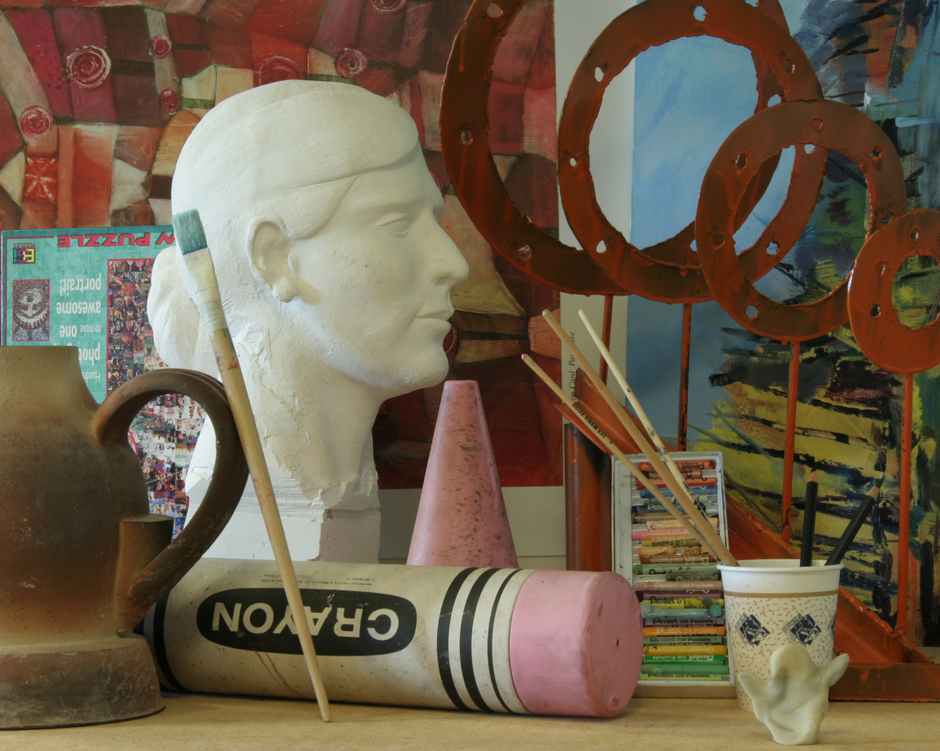
#> input picture StereoMatchingTestings 2/Art/view1.png, 940 x 751 px, shrunk from 1390 x 1110 before the run
$ python main.py
#> lines starting #> are read from the running program, lines starting #| are printed output that depends on the picture; long printed decimals are rounded
### StereoMatchingTestings 2/psnr_cal.py
from PIL import Image
import numpy
import math

def psnr(img1, img2):
    mse = numpy.mean( ((img1 - img2)) ** 2 )
    if mse == 0:
        return 'INF'
    PIXEL_MAX = 255.0
    return 20 * math.log10(PIXEL_MAX / math.sqrt(mse))

def test(img1path,img2path):

    gt_img = numpy.array(Image.open(img1path),dtype=float)

    pred_img = numpy.array(Image.open(img2path),dtype=float)

# When calculate the PSNR:
# 1.) The pixels in ground-truth disparity map with '0' value will be neglected.
# 2.) The left part region (1-250 columns) of view1 is not included as there is no
#   corresponding pixels in the view5.
    [h,l] = gt_img.shape
    gt_img = gt_img[:, 250:l]
    pred_img = pred_img[:, 250:l]
    pred_img[gt_img==0]= 0

    peaksnr = psnr(pred_img,gt_img)
    print('The Peak-SNR value is %0.4f \n', peaksnr)

# [2 lines that do not run on import are left out]

### StereoMatchingTestings 2/main.py
from signal import Sigmasks
from sre_constants import IN_LOC_IGNORE
import psnr_cal
import numpy as np
import cv2 as cv
from matplotlib import pyplot as plt

def drawlines(imgL,imgR,lines,pts1,pts2):
    r,c = imgL.shape
    imgL = cv.cvtColor(imgL,cv.COLOR_GRAY2BGR)
    imgR = cv.cvtColor(imgR,cv.COLOR_GRAY2BGR)
    np.random.seed(0)

    for r,pt1,pt2 in zip(lines,pts1,pts2):
        color = tuple(np.random.randint(0,255,3).tolist())

        #x0,y0 = map(int, [0, -r[2]/r[1] ])
        #x1,y1 = map(int, [c, -(r[2]+r[0]*c)/r[1] ])

        #img1 = cv.line(img1, (x0,y0), (x1,y1), color,1)
        imgL = cv.circle(imgL,tuple(pt1),5,color,-1)
        imgR = cv.circle(imgR,tuple(pt2),5,color,-1)

        # print("p1:" +str(imgL[pt1[0]][pt1[1]]))
        # print("p2:" + str(imgR[pt2[0]][pt2[1]]))
        # print("dis:" + str(imgL[pt1[0]][pt1[1]] - imgR[pt2[0]][pt2[1]]))

    return imgL,imgR


def main():

    test_imgs = ["Art", "Dolls", "Reindeer"]

    for index in range(3):
        ln = "./"+test_imgs[index]+"/view1.png"
        imgL = cv.imread(ln,0)
#> imgL: shape (751, 940); min 3, max 244, mean 97.4

        rn = "./"+test_imgs[index]+"/view5.png"
        imgR = cv.imread(rn,0)
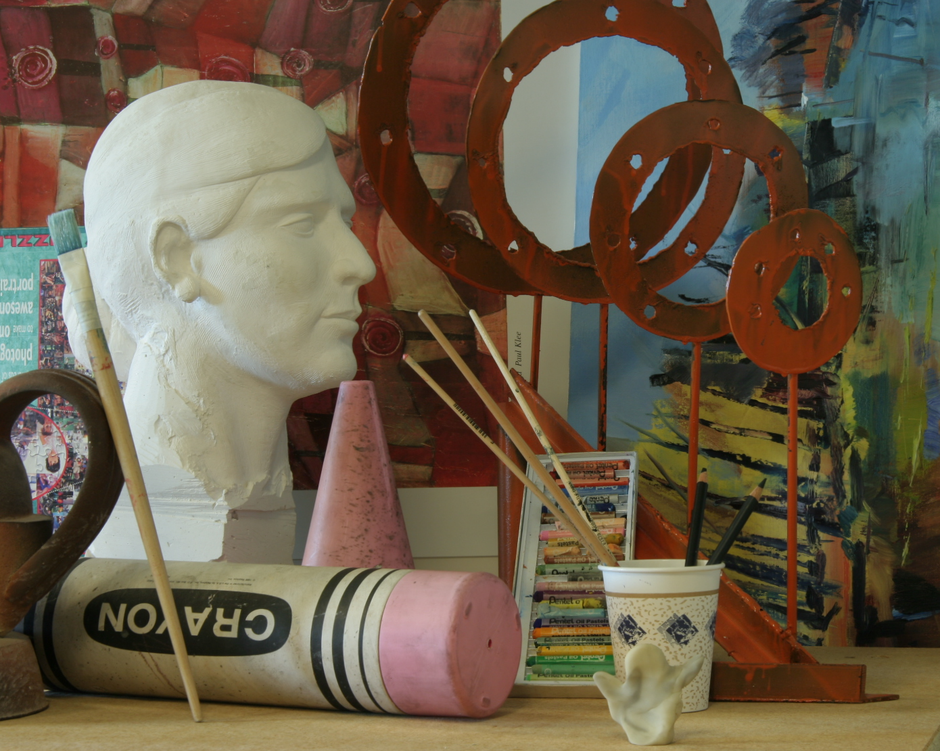
#> input picture StereoMatchingTestings 2/Art/view5.png, 940 x 751 px, shrunk from 1390 x 1110 before the run
#> imgR: shape (751, 940); min 2, max 237, mean 94.9

        dn = "./"+test_imgs[index]+"/disp2.png"
        gtn = "./"+test_imgs[index]+"/disp1.png"

        unl = "./"+test_imgs[index]+"/undistorted_L.png"
        unr = "./"+test_imgs[index]+"/undistorted_R.png"


        sift = cv.SIFT_create()
        # [9 lines of commented-out code are left out]

        keyPoint1, descriptor1 = sift.detectAndCompute(imgL,None)
#> keyPoint1 = 2754 keypoints; strongest (x, y, size): (199, 467, 25.6), (849, 285, 2.2), (850, 283, 2.2), (160, 187, 17)
        keyPoint2, descriptor2 = sift.detectAndCompute(imgR,None)
#> keyPoint2 = 2407 keypoints; strongest (x, y, size): (472, 313, 4.8), (49, 410, 2.1), (250, 617, 5.2), (49, 415, 1.8)

        # [20 lines of commented-out code are left out]
        FLANN_INDEX_KDTREE = 1
        index_params = dict(algorithm = FLANN_INDEX_KDTREE, trees = 5)
        search_params = dict(checks=50)

        flann = cv.FlannBasedMatcher(index_params,search_params)
        matches = flann.knnMatch(descriptor1,descriptor2,k=2)
#> matches = 2754 matches

        psL = []
        psR = []
        # good =[]
        # ratio test as per Lowe's paper
        for i,(m,n) in enumerate(matches):
            if m.distance < 0.8*n.distance:
                # good.append([m])
                psR.append(keyPoint2[m.trainIdx].pt)
                psL.append(keyPoint1[m.queryIdx].pt)
#> after the loop, psL = 759 pairs, first value 13.89 to 937.1, second value 2.34 to 736.6; psR = 759 pairs, first value 5.24 to 882.7, second value 2.47 to 736.8

        psL = np.int32(psL)
#> psL = 759 pairs, first value 13 to 937, second value 2 to 736
        psR = np.int32(psR)
#> psR = 759 pairs, first value 5 to 882, second value 2 to 736


        fundamental_matrix, inliers = cv.findFundamentalMat(psL,psR,cv.FM_LMEDS)
#> fundamental_matrix = [[5.92e-08, -1.25e-05, 0.00681], [1.08e-05, -2.62e-06, -4.82e+12], [-0.00736, 4.82e+12, 1]]; inliers = 759 values, max 1 at index 7, min 0 at index 0, mean 0.679

        #inliers
        psL = psL[inliers.ravel()==1]
#> psL = 515 pairs, first value 68 to 937, second value 2 to 736
        psR = psR[inliers.ravel()==1]
#> psR = 515 pairs, first value 5 to 872, second value 2 to 736

        # epilines to points in right
        # draw on left image
        lines1 = cv.computeCorrespondEpilines(psR.reshape(-1,1,2), 2,fundamental_matrix)
#> lines1 = 515 rows, first 8: [-1.35e-15, 1, -80], [-1.4e-15, 1, -57], [-1.26e-15, 1, -120], [-1e-15, 1, -235], [-7.75e-16, 1, -335], [-8.26e-16, 1, -312], [-8.26e-16, 1, -312], [-1.03e-15, 1, -222]
        lines1 = lines1.reshape(-1,3)
        img5,img6 = drawlines(imgL,imgR,lines1,psL,psR)
#> the loop in drawlines, `for r,pt1,pt2 in zip(lines,pts1,pts2):` made 515 passes
#> (r, pt1, pt2, color) on passes 1 to 3: ([-1.35e-15, 1, -80], [68, 80], [14, 80], (172, 47, 117)), ([-1.4e-15, 1, -57], [68, 57], [14, 57], (192, 67, 251)), ([-1.26e-15, 1, -120], [72, 120], [18, 120], (195, 103, 9))
#> after the loop in drawlines, `for r,pt1,pt2 in zip(lines,pts1,pts2):`:
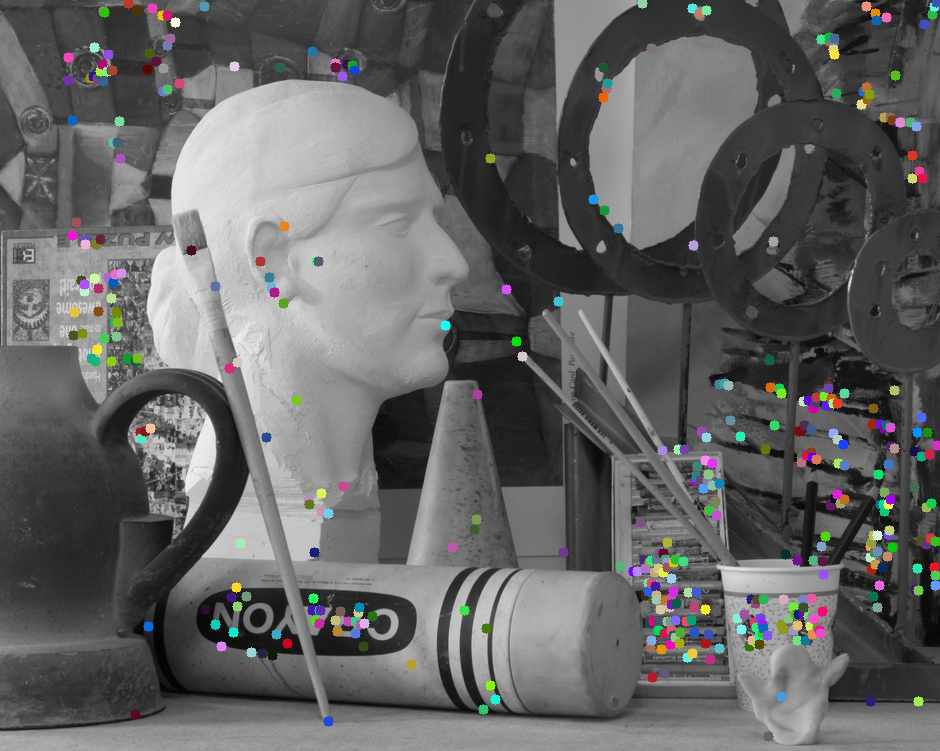
#> imgL: shape (751, 940, 3); mean B, G, R 98.9, 99, 98.9
#> after the loop in drawlines, `for r,pt1,pt2 in zip(lines,pts1,pts2):`:
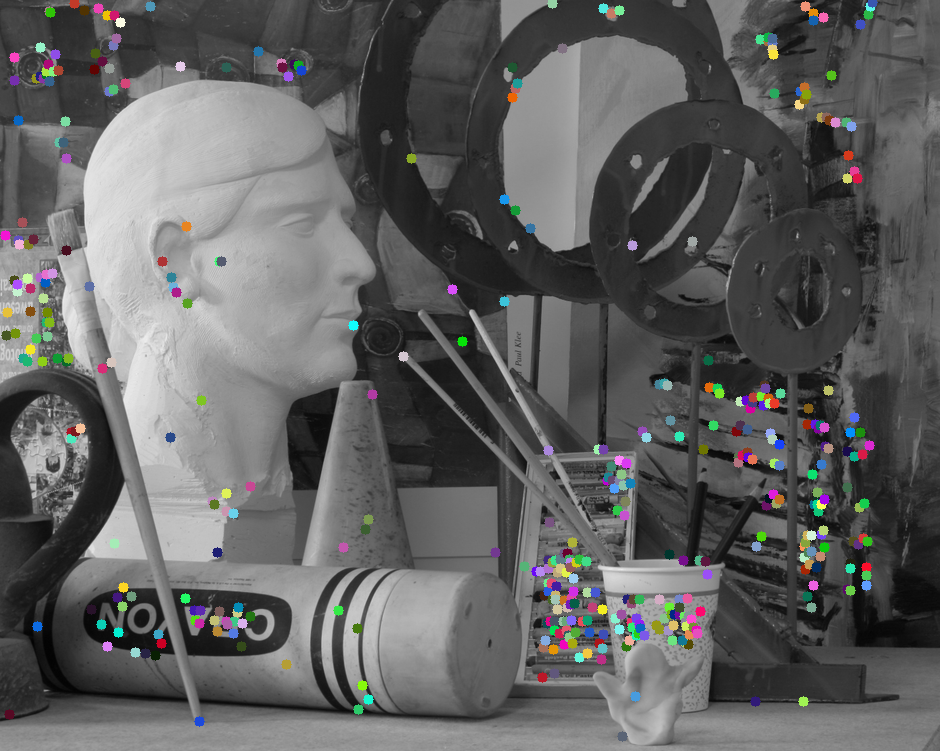
#> imgR: shape (751, 940, 3); mean B, G, R 96.4, 96.6, 96.4


        # epilines to points in left
        # draw on right image
        # lines2 = cv.computeCorrespondEpilines(psL.reshape(-1,1,2), 1,fundamental_matrix)
        # lines2 = lines2.reshape(-1,3)
        # img3,img4 = drawlines(imgR,imgL,lines2,psR,psL)
        h1, w1 = imgL.shape
#> h1 = 751; w1 = 940
        h2, w2 = imgR.shape
#> h2 = 751; w2 = 940
        thresh = 0
        _, H1, H2 = cv.stereoRectifyUncalibrated(
            np.float32(psL), np.float32(psR), fundamental_matrix, imgSize=(w1, h1), threshold=thresh,
        )
#> H1 = [[-4.9e+12, 4.46e+11, 2.72e+14], [0.00736, -4.82e+12, -2.1], [1.08e-05, -0.000488, -4.82e+12]]; H2 = [[1, 4.44e-16, -1.71e-13], [-4.44e-16, 1, 2.27e-13], [0, 0, 1]]
        imgL_undistorted = cv.warpPerspective(imgL, H1, (w1, h1))
        imgR_undistorted = cv.warpPerspective(imgR, H2, (w2, h2))

        cv.imwrite(unl, imgL_undistorted)
        cv.imwrite(unr, imgR_undistorted)


        # plt.subplot(121),plt.imshow(img5)
        # plt.subplot(122),plt.imshow(img6)
        # plt.show()


        stereo = cv.StereoSGBM_create(
            minDisparity=7,
            numDisparities=3,
            blockSize=2,
            uniquenessRatio=0,
            speckleWindowSize=0,
            speckleRange=20,
            P1=3*8*2**2,
            P2=3*32*2**2,
        )
        #stereo = cv.StereoBM_create(numDisparities=16, blockSize=5)
        disparity = stereo.compute(imgL_undistorted,imgR_undistorted)
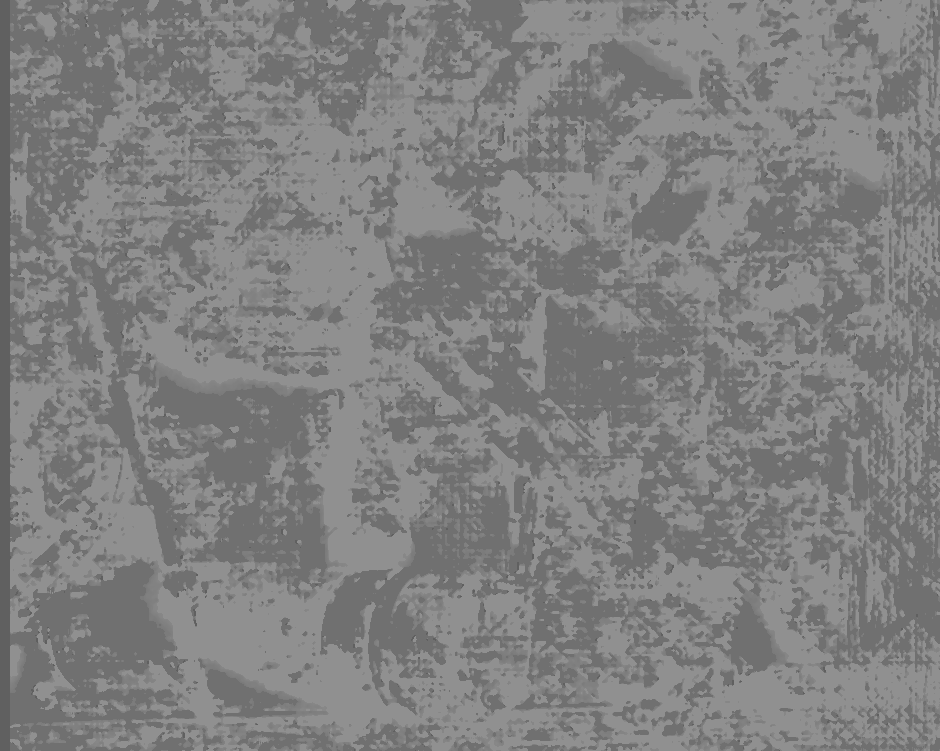
#> disparity: shape (751, 940) int16; min 96, max 144, mean 128.3
        cv.imwrite(dn,disparity)
        psnr_cal.test(gtn,dn)
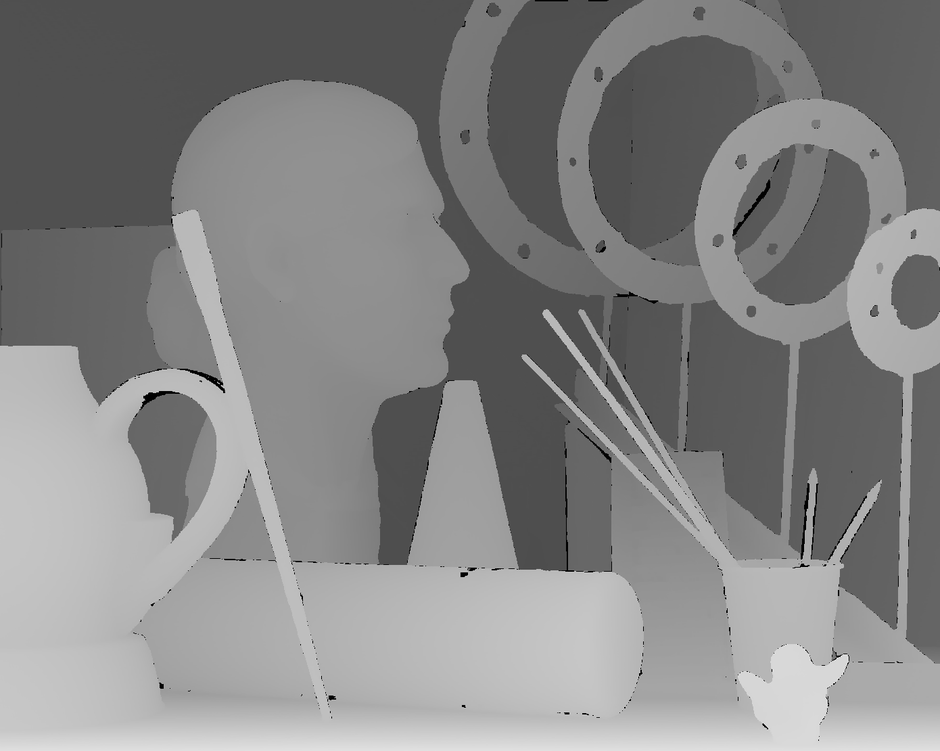
#> input picture StereoMatchingTestings 2/Art/disp1.png, 940 x 751 px, shrunk from 1390 x 1110 before the run
#> in test, `gt_img = gt_img[:, 250:l]`:
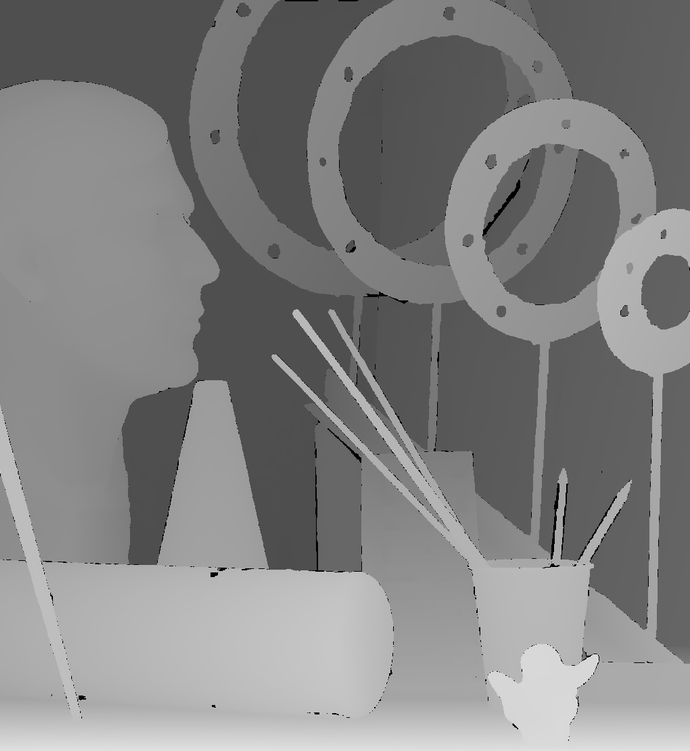
#> gt_img: shape (751, 690) float64; min 0, max 254, mean 129.9
#> in test, `pred_img[gt_img==0]= 0`:
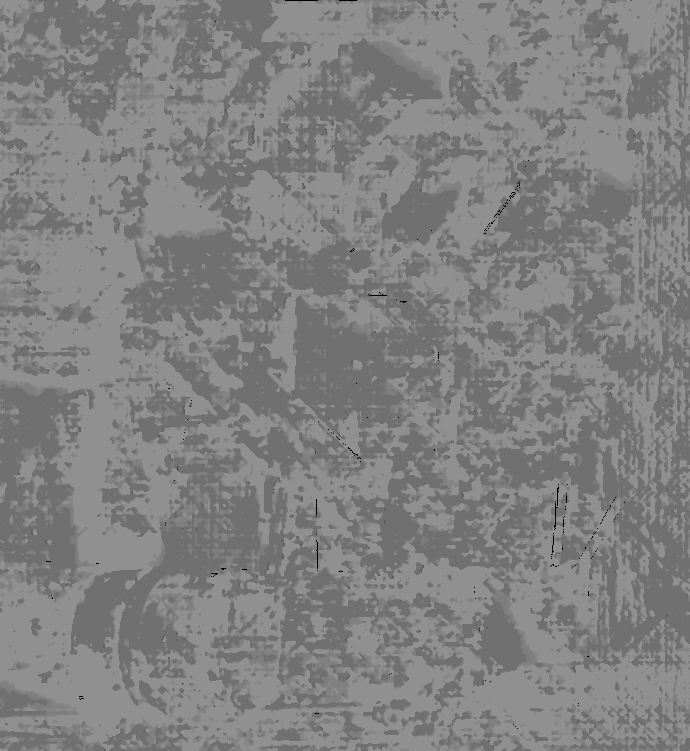
#> pred_img: shape (751, 690) float64; min 0, max 144, mean 129
#> in psnr, `mse = numpy.mean( ((img1 - img2)) ** 2 )`: mse = 1826.6
#> in test, `peaksnr = psnr(pred_img,gt_img)`: peaksnr = 15.51
#| The Peak-SNR value is %0.4f
#|  15.514
        plt.imshow(disparity,'gray')
        plt.show()

        # [23 lines of commented-out code are left out]


if __name__== '__main__':
    main()
